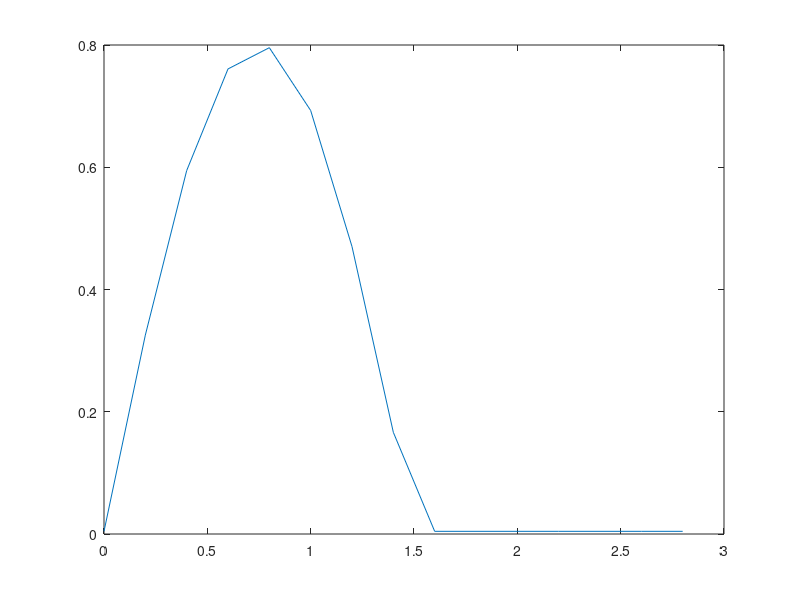
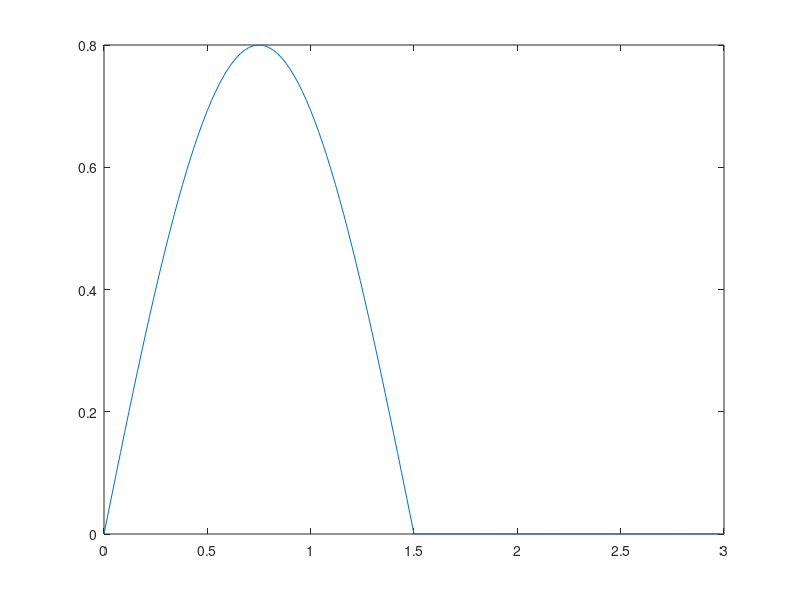
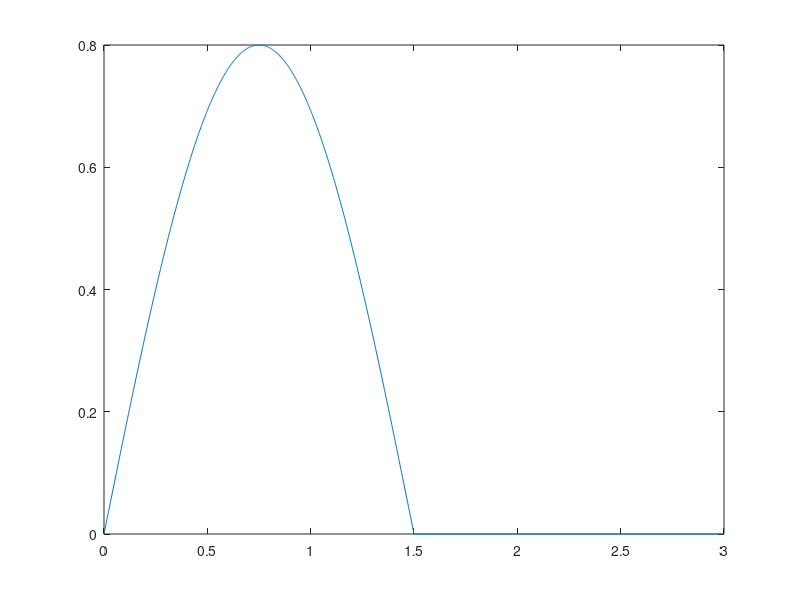

The MATLAB script that drew these images, in order:
clc
clear all
close all

tes=0.2;
t=0:tes:3-tes;
x=0.8*sin((pi/1.5)*t);
x(x<=0) = min(x)+0.8;
figure(1),plot(t,x)

tes=0.02;
t=0:tes:3-tes;
x=0.8*sin((pi/1.5)*t);
x(x<=0) = min(x)+0.8;
figure(2),plot(t,x)

tes=0.002;
t=0:tes:3-tes;
x=0.8*sin((pi/1.5)*t);
x(x<=0) = min(x)+0.8;
figure(3),plot(t,x)